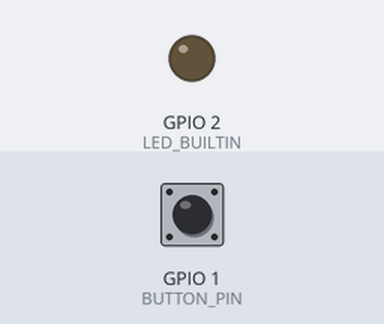
Recording of a sketch running on a simulated ESP32. Shown: output pins drawn as LEDs (lit = HIGH). The test bench sets the inputs (shaded band); at power-on: GPIO 1 (BUTTON_PIN) LOW. WiFi joins after 1.5 s; servers stay silent unless stated; the local clock reads 2024-03-15 10:24:30 at power-on unless the sketch sets it; storage starts empty; the camera gives no picture; what the sketch prints to the serial monitor is not drawn.

Above: at 3.0 s.
3.1 s: GPIO 1 (BUTTON_PIN) pulled HIGH for 0.3 s
At 3.8 s:
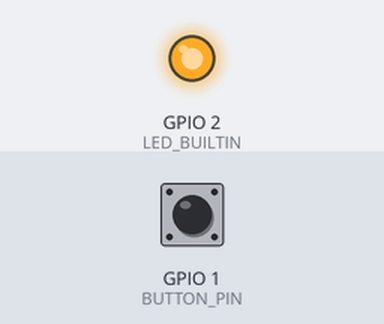
5.4 s: GPIO 1 (BUTTON_PIN) pulled HIGH for 3.2 s
At 9.4 s:
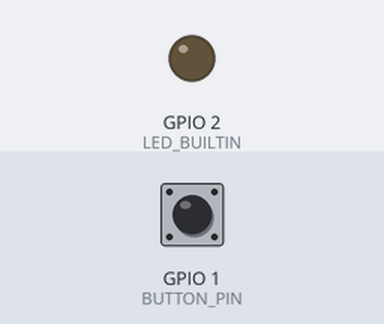
Timing chart, 0 to 10.9 s (numbered marks = the images above; inputs shaded):
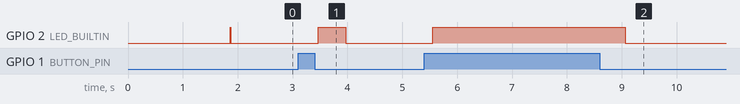

Measured:
- after the input at 3.1 s, GPIO 2 (LED_BUILTIN): LOW → HIGH after 0.37 s, → LOW 0.50 s later
- after the input at 5.4 s, GPIO 2 (LED_BUILTIN): LOW → HIGH after 0.16 s, → LOW 3.5 s later

The sketch:

websocket_wifi_android.ino
```cpp
#include <WiFi.h>
#include <WebSocketsClient.h>
#include "esp_camera.h"
#include "FS.h"
#include "SD.h"
#include "SPI.h"
#include <esp_log.h>
#include <time.h>

#define CAMERA_MODEL_XIAO_ESP32S3
#include "camera_pins.h"

/* ---------- Wi-Fi / WebSocket 設定 ---------- */
const char *ssid = "moto g(50) 5G_2485";//"aterm-cd7784-a";
const char *password = "44bpwpzj6s8rkxc";//"9d1d50c097fc7";
const char* websocket_host = "192.168.10.101";
const uint16_t websocket_port = 4000;
const char* websocket_path = "/stream";

/* ---------- グローバル ---------- */
#define BUTTON_PIN 1
static const char *TAG = "main";
int prevState = 0, currState = 0;
bool camera_ok = false;
bool ntp_ok = false;
bool sd_sign = false;
WebSocketsClient webSocket;
const char* LOG_FILE_PATH = "/log/log.txt";

/* ---------- ログ出力 ---------- */
void appendLog(fs::FS &fs, const char *path, const char *message)
{
  File file = fs.open(path, FILE_APPEND);
  if (!file) {
    Serial.printf("Failed to open %s for appending\n", path);
    return;
  }
  file.print(message);
  file.close();
}

void writeFile(fs::FS &fs, const char * path, uint8_t * data, size_t len)
{
  Serial.printf("Writing file: %s\r\n", path);
  File file = fs.open(path, FILE_WRITE);
  if (!file) {
    Serial.println("Failed to open file for writing");
    return;
  }
  if (file.write(data, len) == len) {
    Serial.println("File written");
  } else {
    Serial.println("Write failed");
  }
  file.close();
}

/* ---------- NTP 初期化 ---------- */
void initTime()
{
  configTime(9 * 3600, 0, "ntp.nict.jp", "pool.ntp.org");
  Serial.print("Syncing NTP");
  for (int i = 0; i < 10; ++i) {
    time_t now = time(nullptr);
    if (now > 1700000000) {
      Serial.println(" ✓");
      ntp_ok = true;
      appendLog(SD, LOG_FILE_PATH, "[INFO] NTP synchronized successfully.\n");
      return;
    }
    Serial.print(".");
    delay(500);
  }
  Serial.println(" ×");
  appendLog(SD, LOG_FILE_PATH, "[WARN] NTP synchronization failed.\n");
}

/* ---------- SD 初期化 ---------- */
bool initSD()
{
  if (!SD.exists("/log")) {
    SD.mkdir("/log");
  }

  if (!SD.begin(21)) {
    Serial.println("Card Mount Failed");
    appendLog(SD, LOG_FILE_PATH, "[ERROR] Card mount failed.\n");
    return false;
  }

  uint8_t cardType = SD.cardType();
  if (cardType == CARD_NONE) {
    Serial.println("No SD card attached");
    appendLog(SD, LOG_FILE_PATH, "[ERROR] No SD card attached.\n");
    return false;
  }

  Serial.print("SD Card Type: ");
  String typeStr;
  if (cardType == CARD_MMC) {
    Serial.println("MMC");
    typeStr = "MMC";
  } else if (cardType == CARD_SD) {
    Serial.println("SDSC");
    typeStr = "SDSC";
  } else if (cardType == CARD_SDHC) {
    Serial.println("SDHC");
    typeStr = "SDHC";
  } else {
    Serial.println("UNKNOWN");
    typeStr = "UNKNOWN";
  }

  appendLog(SD, LOG_FILE_PATH, ("[INFO] SD Card initialized: " + typeStr + "\n").c_str());
  sd_sign = true;
  return true;
}

/* ---------- カメラ初期化 ---------- */
void startCamera() {
  camera_config_t config = {};
  config.ledc_channel = LEDC_CHANNEL_0;
  config.ledc_timer   = LEDC_TIMER_0;
  config.pin_d0 = Y2_GPIO_NUM;   config.pin_d1 = Y3_GPIO_NUM;
  config.pin_d2 = Y4_GPIO_NUM;   config.pin_d3 = Y5_GPIO_NUM;
  config.pin_d4 = Y6_GPIO_NUM;   config.pin_d5 = Y7_GPIO_NUM;
  config.pin_d6 = Y8_GPIO_NUM;   config.pin_d7 = Y9_GPIO_NUM;
  config.pin_xclk = XCLK_GPIO_NUM;  config.pin_pclk = PCLK_GPIO_NUM;
  config.pin_vsync = VSYNC_GPIO_NUM; config.pin_href = HREF_GPIO_NUM;
  config.pin_sscb_sda = SIOD_GPIO_NUM; config.pin_sscb_scl = SIOC_GPIO_NUM;
  config.pin_pwdn = PWDN_GPIO_NUM; config.pin_reset = RESET_GPIO_NUM;
  config.xclk_freq_hz = 10000000;
  config.frame_size = FRAMESIZE_VGA;
  config.pixel_format = PIXFORMAT_JPEG;
  config.fb_location = CAMERA_FB_IN_PSRAM;
  config.jpeg_quality = 10;
  config.fb_count = psramFound() ? 2 : 1;
  config.grab_mode = CAMERA_GRAB_LATEST;

  if (esp_camera_init(&config) != ESP_OK) {
    ESP_LOGE(TAG, "Camera init failed");
    appendLog(SD, LOG_FILE_PATH, "[ERROR] Camera initialization failed.\n");
    return;
  }
  camera_ok = true;
  appendLog(SD, LOG_FILE_PATH, "[INFO] Camera initialized successfully.\n");
}

/* ---------- 画像送信 ---------- */
void sendImage()
{
  if (!camera_ok) {
    appendLog(SD, LOG_FILE_PATH, "[WARN] sendImage called but camera is not OK.\n");
    return;
  }

  camera_fb_t *fb = esp_camera_fb_get();
  if (!fb) {
    ESP_LOGE(TAG, "Capture failed");
    appendLog(SD, LOG_FILE_PATH, "[ERROR] Camera capture failed.\n");
    return;
  }

  uint32_t t0 = millis();
  bool ok = webSocket.sendBIN(fb->buf, fb->len);
  uint32_t dur = millis() - t0;

  ESP_LOGI(TAG, "sendBIN %s: %u bytes in %u ms", ok ? "OK" : "NG", fb->len, dur);

  char logbuf[128];
  if (ntp_ok) {
    time_t now = time(nullptr);
    struct tm tm; localtime_r(&now, &tm);
    snprintf(logbuf, sizeof(logbuf),
      "[TX] %04d-%02d-%02d %02d:%02d:%02d,TX,%u,%u,%s\n",
      tm.tm_year+1900, tm.tm_mon+1, tm.tm_mday,
      tm.tm_hour, tm.tm_min, tm.tm_sec,
      fb->len, dur, ok ? "OK" : "NG");
  } else {
    snprintf(logbuf, sizeof(logbuf), "[TX] %lu,TX,%u,%u,%s\n", millis(), fb->len, dur, ok ? "OK" : "NG");
  }
  appendLog(SD, LOG_FILE_PATH, logbuf);

  esp_camera_fb_return(fb);
}

/* ---------- setup ---------- */
void setup()
{
  Serial.begin(115200);
  pinMode(BUTTON_PIN, INPUT_PULLDOWN);
  pinMode(LED_BUILTIN, OUTPUT);
  digitalWrite(LED_BUILTIN, LOW);

  initSD();       // SD 初期化・ログファイル作成

  // Wi-Fi 接続
  WiFi.begin(ssid, password);
  Serial.print("Connecting to WiFi");
  while (WiFi.status() != WL_CONNECTED) {
    delay(500);
    Serial.print(".");
  }
  Serial.println("\n ✓");
  appendLog(SD, LOG_FILE_PATH, "[INFO] WiFi connected.\n");

  initTime();     // NTP → 時刻取得
  startCamera();  // カメラ初期化

  // WebSocket 開始
  webSocket.begin(websocket_host, websocket_port, websocket_path);
  webSocket.onEvent([](WStype_t type, uint8_t* , size_t ){
    if (type == WStype_CONNECTED) {
      ESP_LOGI(TAG, "WS connected");
      appendLog(SD, LOG_FILE_PATH, "[INFO] WebSocket connected.\n");
    }
    if (type == WStype_DISCONNECTED) {
      ESP_LOGW(TAG, "WS disconnected");
      appendLog(SD, LOG_FILE_PATH, "[WARN] WebSocket disconnected.\n");
    }
  });
  webSocket.setReconnectInterval(5000);
  digitalWrite(LED_BUILTIN, HIGH); // 準備完了サイン
  appendLog(SD, LOG_FILE_PATH, "[INFO] System ready.\n");
}

/* ---------- loop ---------- */
void loop()
{
  webSocket.loop();

  currState = digitalRead(BUTTON_PIN);
  if (currState == 1 && prevState == 0) {
    uint32_t startTime = millis();
    appendLog(SD, LOG_FILE_PATH, "[INFO] Button pressed, capturing and sending image.\n");
    sendImage();
    char buf[64];
    snprintf(buf, sizeof(buf), "[INFO] Send time: %lu ms\n", millis() - startTime);
    appendLog(SD, LOG_FILE_PATH, buf);
  }
  prevState = currState;

  digitalWrite(LED_BUILTIN, currState == 1 ? HIGH : LOW);
  delay(500);
}
```

camera_pins.h
```cpp
#if defined(CAMERA_MODEL_WROVER_KIT)
#define PWDN_GPIO_NUM    -1
#define RESET_GPIO_NUM   -1
#define XCLK_GPIO_NUM    21
#define SIOD_GPIO_NUM    26
#define SIOC_GPIO_NUM    27

#define Y9_GPIO_NUM      35
#define Y8_GPIO_NUM      34
#define Y7_GPIO_NUM      39
#define Y6_GPIO_NUM      36
#define Y5_GPIO_NUM      19
#define Y4_GPIO_NUM      18
#define Y3_GPIO_NUM       5
#define Y2_GPIO_NUM       4
#define VSYNC_GPIO_NUM   25
#define HREF_GPIO_NUM    23
#define PCLK_GPIO_NUM    22

#elif defined(CAMERA_MODEL_ESP_EYE)
#define PWDN_GPIO_NUM    -1
#define RESET_GPIO_NUM   -1
#define XCLK_GPIO_NUM    4
#define SIOD_GPIO_NUM    18
#define SIOC_GPIO_NUM    23

#define Y9_GPIO_NUM      36
#define Y8_GPIO_NUM      37
#define Y7_GPIO_NUM      38
#define Y6_GPIO_NUM      39
#define Y5_GPIO_NUM      35
#define Y4_GPIO_NUM      14
#define Y3_GPIO_NUM      13
#define Y2_GPIO_NUM      34
#define VSYNC_GPIO_NUM   5
#define HREF_GPIO_NUM    27
#define PCLK_GPIO_NUM    25

#define LED_GPIO_NUM     22

#elif defined(CAMERA_MODEL_M5STACK_PSRAM)
#define PWDN_GPIO_NUM     -1
#define RESET_GPIO_NUM    15
#define XCLK_GPIO_NUM     27
#define SIOD_GPIO_NUM     25
#define SIOC_GPIO_NUM     23

#define Y9_GPIO_NUM       19
#define Y8_GPIO_NUM       36
#define Y7_GPIO_NUM       18
#define Y6_GPIO_NUM       39
#define Y5_GPIO_NUM        5
#define Y4_GPIO_NUM       34
#define Y3_GPIO_NUM       35
#define Y2_GPIO_NUM       32
#define VSYNC_GPIO_NUM    22
#define HREF_GPIO_NUM     26
#define PCLK_GPIO_NUM     21

#elif defined(CAMERA_MODEL_M5STACK_V2_PSRAM)
#define PWDN_GPIO_NUM     -1
#define RESET_GPIO_NUM    15
#define XCLK_GPIO_NUM     27
#define SIOD_GPIO_NUM     22
#define SIOC_GPIO_NUM     23

#define Y9_GPIO_NUM       19
#define Y8_GPIO_NUM       36
#define Y7_GPIO_NUM       18
#define Y6_GPIO_NUM       39
#define Y5_GPIO_NUM        5
#define Y4_GPIO_NUM       34
#define Y3_GPIO_NUM       35
#define Y2_GPIO_NUM       32
#define VSYNC_GPIO_NUM    25
#define HREF_GPIO_NUM     26
#define PCLK_GPIO_NUM     21

#elif defined(CAMERA_MODEL_M5STACK_WIDE)
#define PWDN_GPIO_NUM     -1
#define RESET_GPIO_NUM    15
#define XCLK_GPIO_NUM     27
#define SIOD_GPIO_NUM     22
#define SIOC_GPIO_NUM     23

#define Y9_GPIO_NUM       19
#define Y8_GPIO_NUM       36
#define Y7_GPIO_NUM       18
#define Y6_GPIO_NUM       39
#define Y5_GPIO_NUM        5
#define Y4_GPIO_NUM       34
#define Y3_GPIO_NUM       35
#define Y2_GPIO_NUM       32
#define VSYNC_GPIO_NUM    25
#define HREF_GPIO_NUM     26
#define PCLK_GPIO_NUM     21

#define LED_GPIO_NUM       2

#elif defined(CAMERA_MODEL_M5STACK_ESP32CAM)
#define PWDN_GPIO_NUM     -1
#define RESET_GPIO_NUM    15
#define XCLK_GPIO_NUM     27
#define SIOD_GPIO_NUM     25
#define SIOC_GPIO_NUM     23

#define Y9_GPIO_NUM       19
#define Y8_GPIO_NUM       36
#define Y7_GPIO_NUM       18
#define Y6_GPIO_NUM       39
#define Y5_GPIO_NUM        5
#define Y4_GPIO_NUM       34
#define Y3_GPIO_NUM       35
#define Y2_GPIO_NUM       17
#define VSYNC_GPIO_NUM    22
#define HREF_GPIO_NUM     26
#define PCLK_GPIO_NUM     21

#elif defined(CAMERA_MODEL_M5STACK_UNITCAM)
#define PWDN_GPIO_NUM     -1
#define RESET_GPIO_NUM    15
#define XCLK_GPIO_NUM     27
#define SIOD_GPIO_NUM     25
#define SIOC_GPIO_NUM     23

#define Y9_GPIO_NUM       19
#define Y8_GPIO_NUM       36
#define Y7_GPIO_NUM       18
#define Y6_GPIO_NUM       39
#define Y5_GPIO_NUM        5
#define Y4_GPIO_NUM       34
#define Y3_GPIO_NUM       35
#define Y2_GPIO_NUM       32
#define VSYNC_GPIO_NUM    22
#define HREF_GPIO_NUM     26
#define PCLK_GPIO_NUM     21

#elif defined(CAMERA_MODEL_AI_THINKER)
#define PWDN_GPIO_NUM     32
#define RESET_GPIO_NUM    -1
#define XCLK_GPIO_NUM      0
#define SIOD_GPIO_NUM     26
#define SIOC_GPIO_NUM     27

#define Y9_GPIO_NUM       35
#define Y8_GPIO_NUM       34
#define Y7_GPIO_NUM       39
#define Y6_GPIO_NUM       36
#define Y5_GPIO_NUM       21
#define Y4_GPIO_NUM       19
#define Y3_GPIO_NUM       18
#define Y2_GPIO_NUM        5
#define VSYNC_GPIO_NUM    25
#define HREF_GPIO_NUM     23
#define PCLK_GPIO_NUM     22

#define LED_GPIO_NUM      33

#elif defined(CAMERA_MODEL_TTGO_T_JOURNAL)
#define PWDN_GPIO_NUM      0
#define RESET_GPIO_NUM    15
#define XCLK_GPIO_NUM     27
#define SIOD_GPIO_NUM     25
#define SIOC_GPIO_NUM     23

#define Y9_GPIO_NUM       19
#define Y8_GPIO_NUM       36
#define Y7_GPIO_NUM       18
#define Y6_GPIO_NUM       39
#define Y5_GPIO_NUM        5
#define Y4_GPIO_NUM       34
#define Y3_GPIO_NUM       35
#define Y2_GPIO_NUM       17
#define VSYNC_GPIO_NUM    22
#define HREF_GPIO_NUM     26
#define PCLK_GPIO_NUM     21

#elif defined(CAMERA_MODEL_XIAO_ESP32S3)
#define PWDN_GPIO_NUM     -1
#define RESET_GPIO_NUM    -1
#define XCLK_GPIO_NUM     10
#define SIOD_GPIO_NUM     40
#define SIOC_GPIO_NUM     39

#define Y9_GPIO_NUM       48
#define Y8_GPIO_NUM       11
#define Y7_GPIO_NUM       12
#define Y6_GPIO_NUM       14
#define Y5_GPIO_NUM       16
#define Y4_GPIO_NUM       18
#define Y3_GPIO_NUM       17
#define Y2_GPIO_NUM       15
#define VSYNC_GPIO_NUM    38
#define HREF_GPIO_NUM     47
#define PCLK_GPIO_NUM     13

#define LED_GPIO_NUM      21

#elif defined(CAMERA_MODEL_ESP32_CAM_BOARD)
// The 18 pin header on the board has Y5 and Y3 swapped
#define USE_BOARD_HEADER 0
#define PWDN_GPIO_NUM    32
#define RESET_GPIO_NUM   33
#define XCLK_GPIO_NUM     4
#define SIOD_GPIO_NUM    18
#define SIOC_GPIO_NUM    23

#define Y9_GPIO_NUM      36
#define Y8_GPIO_NUM      19
#define Y7_GPIO_NUM      21
#define Y6_GPIO_NUM      39
#if USE_BOARD_HEADER
#define Y5_GPIO_NUM      13
#else
#define Y5_GPIO_NUM      35
#endif
#define Y4_GPIO_NUM      14
#if USE_BOARD_HEADER
#define Y3_GPIO_NUM      35
#else
#define Y3_GPIO_NUM      13
#endif
#define Y2_GPIO_NUM      34
#define VSYNC_GPIO_NUM    5
#define HREF_GPIO_NUM    27
#define PCLK_GPIO_NUM    25

#elif defined(CAMERA_MODEL_ESP32S3_CAM_LCD)
#define PWDN_GPIO_NUM     -1
#define RESET_GPIO_NUM    -1
#define XCLK_GPIO_NUM     40
#define SIOD_GPIO_NUM     17
#define SIOC_GPIO_NUM     18

#define Y9_GPIO_NUM       39
#define Y8_GPIO_NUM       41
#define Y7_GPIO_NUM       42
#define Y6_GPIO_NUM       12
#define Y5_GPIO_NUM       3
#define Y4_GPIO_NUM       14
#define Y3_GPIO_NUM       47
#define Y2_GPIO_NUM       13
#define VSYNC_GPIO_NUM    21
#define HREF_GPIO_NUM     38
#define PCLK_GPIO_NUM     11

#elif defined(CAMERA_MODEL_ESP32S2_CAM_BOARD)
// The 18 pin header on the board has Y5 and Y3 swapped
#define USE_BOARD_HEADER 0
#define PWDN_GPIO_NUM     1
#define RESET_GPIO_NUM    2
#define XCLK_GPIO_NUM     42
#define SIOD_GPIO_NUM     41
#define SIOC_GPIO_NUM     18

#define Y9_GPIO_NUM       16
#define Y8_GPIO_NUM       39
#define Y7_GPIO_NUM       40
#define Y6_GPIO_NUM       15
#if USE_BOARD_HEADER
#define Y5_GPIO_NUM       12
#else
#define Y5_GPIO_NUM       13
#endif
#define Y4_GPIO_NUM       5
#if USE_BOARD_HEADER
#define Y3_GPIO_NUM       13
#else
#define Y3_GPIO_NUM       12
#endif
#define Y2_GPIO_NUM       14
#define VSYNC_GPIO_NUM    38
#define HREF_GPIO_NUM     4
#define PCLK_GPIO_NUM     3

#elif defined(CAMERA_MODEL_ESP32S3_EYE)
#define PWDN_GPIO_NUM -1
#define RESET_GPIO_NUM -1
#define XCLK_GPIO_NUM 15
#define SIOD_GPIO_NUM 4
#define SIOC_GPIO_NUM 5

#define Y2_GPIO_NUM 11
#define Y3_GPIO_NUM 9
#define Y4_GPIO_NUM 8
#define Y5_GPIO_NUM 10
#define Y6_GPIO_NUM 12
#define Y7_GPIO_NUM 18
#define Y8_GPIO_NUM 17
#define Y9_GPIO_NUM 16

#define VSYNC_GPIO_NUM 6
#define HREF_GPIO_NUM 7
#define PCLK_GPIO_NUM 13

#else
#error "Camera model not selected"
#endif
```
